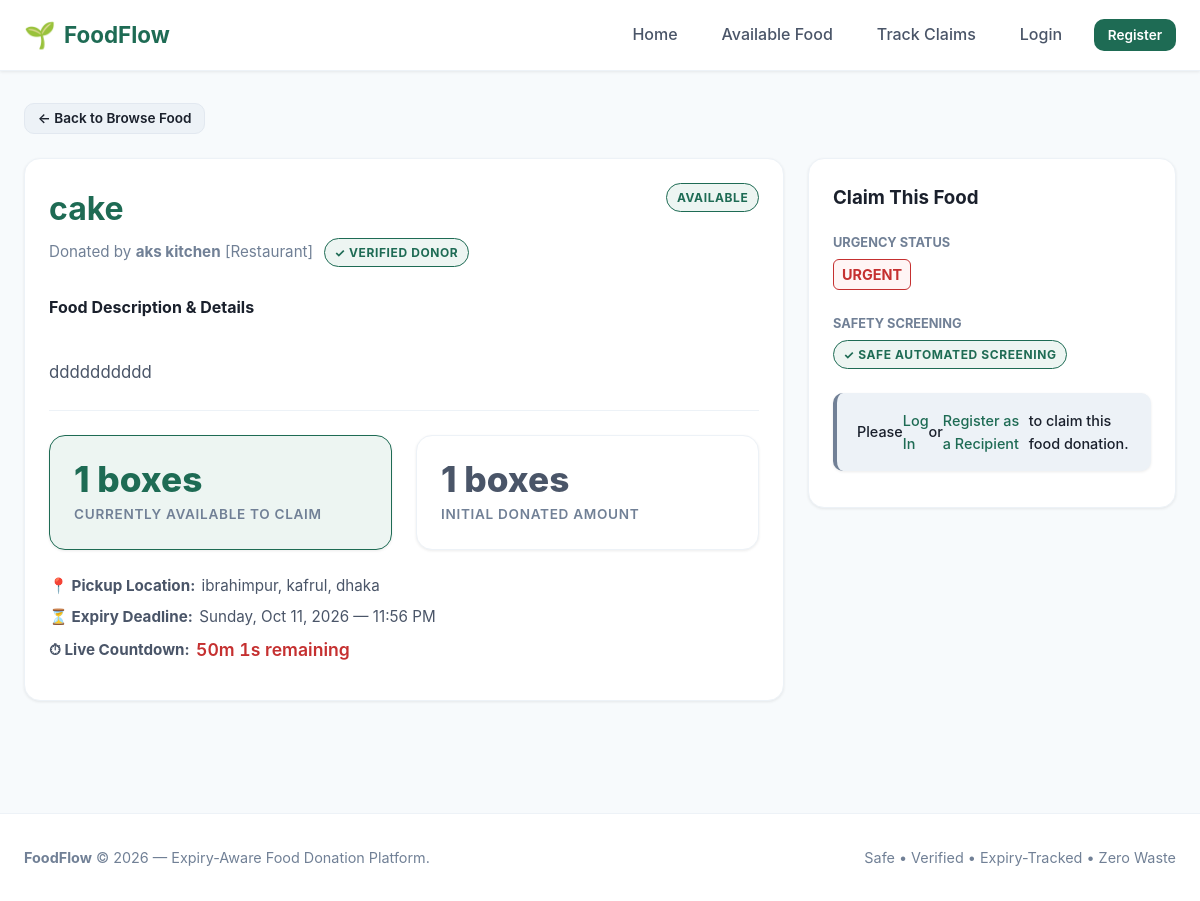
The page /recipient/food/15/ on the database its author committed.
### listings/models.py (models this page shows, shortened)
class FoodListing(models.Model):
    STATUS_AVAILABLE = 'available'
    STATUS_CLAIMED = 'claimed'
    STATUS_COMPLETED = 'completed'
    STATUS_EXPIRED = 'expired'
    STATUS_BLOCKED = 'blocked'
    STATUS_CHOICES = [
        (STATUS_AVAILABLE, 'Available'),
        (STATUS_CLAIMED, 'Claimed'),
        (STATUS_COMPLETED, 'Completed'),
        (STATUS_EXPIRED, 'Expired'),
        (STATUS_BLOCKED, 'Blocked'),
    ]
    donor = models.ForeignKey(
        'accounts.Donor',
        on_delete=models.CASCADE,
        related_name='listings'
    )
    location = models.ForeignKey(
        'locations.Location',
        on_delete=models.PROTECT,
        related_name='listings'
    )
    food_name = models.CharField(max_length=200, help_text="e.g. Cooked Rice & Curry, Fresh Apples, Bread Rolls")
    description = models.TextField(blank=True, null=True, help_text="Preparation details, ingredients, or dietary info")
    quantity = models.DecimalField(
        max_digits=8,
        decimal_places=2,
        validators=[MinValueValidator(Decimal('0.01'))],
        help_text="Total initial quantity"
    )
    unit = models.CharField(
        max_length=50,
        help_text="Units: portions, kg, boxes, packets, meals, litres"
    )
    expires_at = models.DateTimeField(
        db_index=True,
        help_text="Exact expiry deadline"
    )
    status = models.CharField(
        max_length=20,
        choices=STATUS_CHOICES,
        default=STATUS_AVAILABLE,
        db_index=True
    )
    created_at = models.DateTimeField(auto_now_add=True)
    updated_at = models.DateTimeField(auto_now=True)
    class Meta:
        verbose_name = "Food Listing"
        verbose_name_plural = "Food Listings"
        ordering = ['expires_at']
    @property
    def is_expired(self):
        return timezone.now() >= self.expires_at
    @property
    def quantity_reserved(self):
        from claims.models import Claim
        quantities = self.claims.filter(
            status__in=[Claim.STATUS_PENDING, Claim.STATUS_COMPLETED]
        ).values_list("claimed_quantity", flat=True)
        return sum(quantities, Decimal("0.00"))
    @property
    def quantity_available(self):
        remaining = self.quantity - self.quantity_reserved
        return max(
            Decimal("0.00"), remaining
        ).quantize(Decimal("0.01"))

class ExpiryTracker(models.Model):
    URGENCY_SAFE = 'safe'
    URGENCY_WARNING = 'warning'
    URGENCY_URGENT = 'urgent'
    URGENCY_EXPIRED = 'expired'
    URGENCY_CHOICES = [
        (URGENCY_SAFE, 'Safe'),
        (URGENCY_WARNING, 'Warning'),
        (URGENCY_URGENT, 'Urgent'),
        (URGENCY_EXPIRED, 'Expired'),
    ]
    listing = models.OneToOneField(
        FoodListing,
        on_delete=models.CASCADE,
        related_name='expiry_tracker'
    )
    expires_at = models.DateTimeField()
    urgency_level = models.CharField(
        max_length=20,
        choices=URGENCY_CHOICES,
        default=URGENCY_SAFE
    )
    alert_sent = models.BooleanField(
        default=False,
        help_text="Prevents duplicate urgent or expiry notifications"
    )
    last_checked_at = models.DateTimeField(auto_now=True)
    class Meta:
        verbose_name = "Expiry Tracker"
        verbose_name_plural = "Expiry Trackers"

### accounts/models.py (models this page shows, shortened)
class Donor(models.Model):
    DONOR_TYPE_CHOICES = [
        ('restaurant', 'Restaurant'),
        ('household', 'Household'),
        ('grocer', 'Grocer / Supermarket'),
        ('event', 'Event / Catering'),
        ('other', 'Other Donor'),
    ]
    user = models.OneToOneField(
        User,
        on_delete=models.CASCADE,
        related_name='donor_profile'
    )
    donor_type = models.CharField(
        max_length=30,
        choices=DONOR_TYPE_CHOICES,
        default='restaurant'
    )
    organization_name = models.CharField(
        max_length=150,
        blank=True,
        null=True,
        help_text="Business or organization name (optional for households)"
    )
    location = models.ForeignKey(
        'locations.Location',
        on_delete=models.PROTECT,
        related_name='donors'
    )
    is_verified = models.BooleanField(
        default=False,
        help_text="Designates if this donor is verified by platform administrators"
    )
    created_at = models.DateTimeField(auto_now_add=True)
    class Meta:
        verbose_name = "Donor Profile"
        verbose_name_plural = "Donor Profiles"

class User(AbstractUser):
    ROLE_DONOR = 'donor'
    ROLE_RECIPIENT = 'recipient'
    ROLE_CHOICES = [
        (ROLE_DONOR, 'Donor'),
        (ROLE_RECIPIENT, 'Recipient'),
    ]
    role = models.CharField(
        max_length=20,
        choices=ROLE_CHOICES,
        default=ROLE_RECIPIENT,
        help_text="Designates whether this user registers as a food Donor or Recipient."
    )
    phone = models.CharField(
        max_length=20,
        blank=True,
        null=True,
        help_text="Contact telephone number"
    )

### locations/models.py (models this page shows, shortened)
class Location(models.Model):
    address = models.CharField(max_length=255, help_text="Street address or building details")
    area = models.CharField(max_length=100, db_index=True, help_text="Neighborhood or area name")
    city = models.CharField(max_length=100, db_index=True, help_text="City name")
    postal_code = models.CharField(max_length=20, blank=True, null=True, help_text="Postal / ZIP code")
    latitude = models.DecimalField(max_digits=9, decimal_places=6, null=True, blank=True)
    longitude = models.DecimalField(max_digits=9, decimal_places=6, null=True, blank=True)
    class Meta:
        verbose_name = "Location"
        verbose_name_plural = "Locations"
        indexes = [
            models.Index(fields=['area'], name='loc_area_idx'),
            models.Index(fields=['city'], name='loc_city_idx'),
        ]
        constraints = [
            models.UniqueConstraint(
                fields=['address', 'area', 'city', 'postal_code'],
                name='unique_location_address'
            )
        ]

### listings/views.py (the view)
# urls.py: path('recipient/food/<int:pk>/', views.recipient_food_detail_view, name='food_detail'),
def recipient_food_detail_view(request, pk):
    listing = get_object_or_404(
        FoodListing.objects.select_related('donor__user', 'location', 'expiry_tracker', 'safety_check'),
        pk=pk
    )
    available_qty = listing.quantity_available
    is_claimable = (
        listing.status == FoodListing.STATUS_AVAILABLE
        and not listing.is_expired
        and (hasattr(listing, 'safety_check') and listing.safety_check.is_safe)
        and available_qty > Decimal('0.00')
    )
    is_recipient = request.user.is_authenticated and request.user.is_recipient
    is_verified_recipient = is_recipient and hasattr(request.user, 'recipient_profile') and request.user.recipient_profile.is_verified
    claim_form = None
    if is_recipient and is_claimable:
        claim_form = ClaimForm(max_available=available_qty, unit=listing.unit)
    context = {
        'listing': listing,
        'available_qty': available_qty,
        'is_claimable': is_claimable,
        'is_recipient': is_recipient,
        'is_verified_recipient': is_verified_recipient,
        'claim_form': claim_form,
    }
    return render(request, 'listings/food_detail_recipient.html', context)

### templates/listings/food_detail_recipient.html (shortened to what this page needs)
{% extends 'base.html' %}
{% block content %}
<div style="margin-bottom: 1.5rem;">
    <a href="{% url 'listings:browse_food' %}" class="btn btn-secondary btn-sm">&larr; Back to Browse Food</a>
</div>
<div class="grid grid-3">
    <div style="grid-column: span 2;">
        <div class="card" style="margin-bottom: 2rem;">
            <div class="card-header">
                <div>
                    <h1 style="color: var(--green-700); font-size: 2rem; margin-bottom: 0.25rem;">{{ listing.food_name }}</h1>
                    <span style="color: var(--grey-500); font-size: 0.95rem;">
                        Donated by <strong>{{ listing.donor.organization_name|default:listing.donor.user.username }}</strong>
                        [{{ listing.donor.get_donor_type_display }}]
                        {% if listing.donor.is_verified %}
                            <span class="badge badge-available" style="margin-left: 0.4rem;">✓ Verified Donor</span>
                        {% endif %}
                    </span>
                </div>
                <div>
                    <span class="badge badge-{{ listing.status }}">{{ listing.get_status_display }}</span>
                </div>
            </div>
            <div class="card-body">
                <h4 style="margin: 1rem 0 0.5rem; color: var(--ink);">Food Description & Details</h4>
                <p style="color: var(--grey-700); font-size: 1.05rem; white-space: pre-line; line-height: 1.7;">
                    {{ listing.description|default:"No special preparation instructions or notes provided." }}
                </p>
                <hr style="border: 0; border-top: 1px solid var(--grey-200); margin: 1.5rem 0;">
                <div class="grid grid-2">
                    <div class="stat-card" style="background: var(--green-50); border-color: var(--green-700);">
                        <span class="stat-value">{{ available_qty|floatformat:"-2" }} {{ listing.unit }}</span>
                        <span class="stat-label">Currently Available to Claim</span>
                    </div>
                    <div class="stat-card">
                        <span class="stat-value" style="color: var(--grey-700);">{{ listing.quantity|floatformat:"-2" }} {{ listing.unit }}</span>
                        <span class="stat-label">Initial Donated Amount</span>
                    </div>
                </div>
                <div class="food-meta" style="margin-top: 1.5rem; font-size: 0.95rem;">
                    <div class="food-meta-item">
                        <strong>📍 Pickup Location:</strong>
                        <span>{{ listing.location.address }}, {{ listing.location.area }}, {{ listing.location.city }}</span>
                    </div>
                    <div class="food-meta-item">
                        <strong>⏳ Expiry Deadline:</strong>
                        <span>{{ listing.expires_at|date:"l, M d, Y — h:i A" }}</span>
                    </div>
                    <div class="food-meta-item">
                        <strong>⏱ Live Countdown:</strong>
                        <span class="countdown" data-expires="{{ listing.expires_at|date:'c' }}" style="font-size: 1.1rem; color: var(--red-600);">
                        </span>
                    </div>
                </div>
            </div>
        </div>
    </div>
    <div>
        <div class="card" style="margin-bottom: 1.5rem;">
            <h3 style="color: var(--ink); margin-bottom: 1rem;">Claim This Food</h3>
            <div style="margin-bottom: 1.25rem;">
                <span style="font-size: 0.8rem; font-weight: 700; color: var(--grey-500); text-transform: uppercase;">Urgency Status</span>
                <div style="margin-top: 0.25rem;">
                    <span class="urgency-badge urgency-{{ listing.expiry_tracker.urgency_level|default:'safe' }}" style="font-size: 0.9rem;">
                        {{ listing.expiry_tracker.get_urgency_level_display|default:'SAFE'|upper }}
                    </span>
                </div>
            </div>
            <div style="margin-bottom: 1.5rem;">
                <span style="font-size: 0.8rem; font-weight: 700; color: var(--grey-500); text-transform: uppercase;">Safety Screening</span>
                <div style="margin-top: 0.25rem;">
                    {% if listing.safety_check.is_safe %}
                        <span class="badge badge-available">✓ Safe Automated Screening</span>
                    {% else %}
                        <span class="badge badge-blocked">⚠ High Risk / Blocked</span>
                    {% endif %}
                </div>
            </div>
            {% if is_claimable and is_verified_recipient %}
                <form id="claim-food-form" action="{% url 'claims:claim_create' listing_id=listing.pk %}" method="post">
                    {% csrf_token %}
                    <div class="form-group">
                        <label class="form-label">How much do you wish to claim? ({{ listing.unit }})</label>
                        {{ claim_form.claimed_quantity }}
                        <span class="form-help">{{ claim_form.claimed_quantity.help_text }}</span>
                    </div>
                    <button type="submit" class="btn btn-primary btn-lg" style="width: 100%; margin-top: 0.5rem;">
                        Reserve & Get Pickup Code
                    </button>
                </form>
            {% elif not user.is_authenticated %}
                <div class="alert alert-info" style="font-size: 0.9rem;">
                    Please <a href="{% url 'accounts:login' %}?next={{ request.path }}">Log In</a> or <a href="{% url 'accounts:register' %}">Register as a Recipient</a> to claim this food donation.
                </div>
            {% elif user.is_donor %}
                <div class="alert alert-info" style="font-size: 0.9rem;">
                    You are logged in as a <strong>Donor</strong>. Food claims can only be placed by registered Recipient accounts.
                </div>
            {% elif is_recipient and not is_verified_recipient %}
                <div class="alert alert-warning" style="font-size: 0.9rem;">
                    <strong>Account Verification Pending:</strong> Your recipient account must be verified by a platform administrator before you can submit claims.
                </div>
            {% endif %}
        </div>
    </div>
</div>
{% endblock %}

### rows shown on the page
FoodListing: food_name "cake", donor.organization_name "aks kitchen", donor.donor_type "Restaurant", status "AVAILABLE", description "dddddddddd", unit "boxes", quantity "1", location.address "ibrahimpur", location.area "kafrul", location.city "dhaka", expires_at "Sunday, Oct 11, 2026 — 11:56 PM", expiry_tracker.urgency_level "URGENT"

### other values the page prints
{{ available_qty|floatformat:"-2" }} "1"
